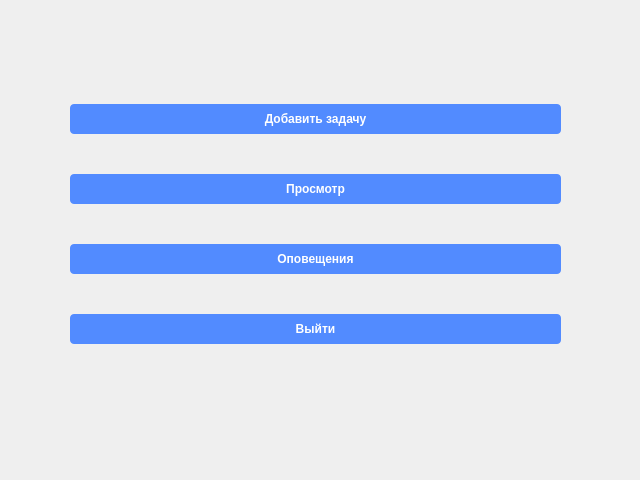
<?xml version="1.0" encoding="UTF-8"?>
<ui version="4.0">
 <class>AssignmentPlanner</class>
 <widget class="QWidget" name="AssignmentPlanner">
  <property name="geometry">
   <rect>
    <x>0</x>
    <y>0</y>
    <width>640</width>
    <height>480</height>
   </rect>
  </property>
  <property name="windowTitle">
   <string>Form</string>
  </property>
  <property name="styleSheet">
   <string notr="true">/* Общие стили */
QMainWindow {
    background-color: #282c34; /* Темно-серый фон */
    color: #abb2bf; /* Светло-серый текст */
    font-family: &quot;Segoe UI&quot;, &quot;Helvetica Neue&quot;, sans-serif;
    font-size: 14px;
}

/* Прокрутка (если используете QScrollArea или подобные) */
QScrollBar:vertical {
    background: #3e4451;
    width: 8px;
    margin: 0px 0 0px 0;
}

QScrollBar::handle:vertical {
    background: #528bff;
    min-height: 20px;
}

QScrollBar::add-line:vertical, QScrollBar::sub-line:vertical {
    background: none;
}

QScrollBar::up-arrow:vertical, QScrollBar::down-arrow:vertical {
    width: 0px;
    height: 0px;
    background: none;
}

/* Кнопки */
QPushButton {
    background-color: #528bff; /* Синий акцентный цвет */
    color: white;
    border: none;
    padding: 8px 16px;
    border-radius: 4px;
    font-weight: bold;
}

QPushButton:hover {
    background-color: #669eff; /* Более светлый синий при наведении */
}

QPushButton:pressed {
    background-color: #3a72d6; /* Более темный синий при нажатии */
}

/* Поля ввода */
QLineEdit, QTextEdit {
    background-color: #3e4451;
    color: #abb2bf;
    border: 1px solid #528bff;
    padding: 6px;
    border-radius: 4px;
}

/* Выпадающие списки */
QComboBox {
    background-color: #3e4451;
    color: #abb2bf;
    border: 1px solid #528bff;
    padding: 6px;
    border-radius: 4px;
}

QComboBox::drop-down {
    border: 0px;
}

QComboBox::down-arrow {
    image: url(:/down_arrow.png); /* Замените на свою иконку стрелки */
    width: 12px;
    height: 12px;
}

QComboBox QAbstractItemView {
    background-color: #3e4451;
    color: #abb2bf;
    border: 1px solid #528bff;
    selection-background-color: #528bff;
}

/* Боковая панель (если используете QWidget или QFrame) */
QWidget#sideMenu, QFrame#sideMenu { /* ID боковой панели (важно!) */
    background-color: #343a40; /* Темно-серый, чуть светлее основного фона */
    color: #abb2bf;
    border: none;
}

/* Список меню (QListWidget) */
QListWidget {
    background-color: transparent;
    color: #abb2bf;
    border: none;
    outline: none; /* Убирает рамку при фокусе */
}

QListWidget::item {
    padding: 8px 16px;
    border-radius: 4px;
    margin: 2px 0; /* Небольшой отступ между элементами */
}

QListWidget::item:selected {
    background-color: #528bff; /* Синий фон при выделении */
    color: white;
}

QListWidget::item:hover {
    background-color: #3e4451; /* Более светлый фон при наведении */
}

/* Tooltips */
QToolTip {
    background-color: #3e4451;
    color: #abb2bf;
    border: 1px solid #528bff;
    padding: 4px;
    border-radius: 4px;
}

/* Labels */
QLabel {
    color: #abb2bf;
}
</string>
  </property>
  <widget class="QWidget" name="verticalLayoutWidget">
   <property name="geometry">
    <rect>
     <x>70</x>
     <y>70</y>
     <width>491</width>
     <height>311</height>
    </rect>
   </property>
   <layout class="QVBoxLayout" name="verticalLayout">
    <item>
     <widget class="QPushButton" name="btnAdd">
      <property name="styleSheet">
       <string notr="true"/>
      </property>
      <property name="text">
       <string>Добавить задачу</string>
      </property>
     </widget>
    </item>
    <item>
     <widget class="QPushButton" name="btnPriview">
      <property name="text">
       <string>Просмотр</string>
      </property>
     </widget>
    </item>
    <item>
     <widget class="QPushButton" name="btnNotificationSettenings">
      <property name="text">
       <string>Оповещения</string>
      </property>
     </widget>
    </item>
    <item>
     <widget class="QPushButton" name="btnLeave">
      <property name="text">
       <string>Выйти</string>
      </property>
     </widget>
    </item>
   </layout>
  </widget>
 </widget>
 <resources/>
 <connections/>
</ui>
